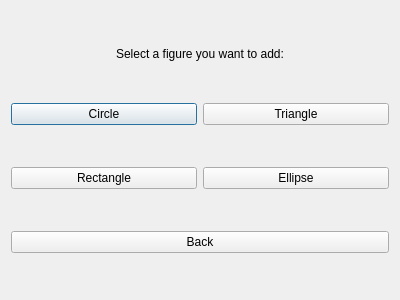
<?xml version="1.0" encoding="UTF-8"?>
<ui version="4.0">
 <class>Dialog_AddNewFigure</class>
 <widget class="QDialog" name="Dialog_AddNewFigure">
  <property name="geometry">
   <rect>
    <x>0</x>
    <y>0</y>
    <width>400</width>
    <height>300</height>
   </rect>
  </property>
  <property name="windowTitle">
   <string>Add new figure</string>
  </property>
  <layout class="QGridLayout" name="gridLayout_2">
   <item row="1" column="0">
    <widget class="QPushButton" name="btn_addCircle">
     <property name="text">
      <string>Circle</string>
     </property>
    </widget>
   </item>
   <item row="2" column="0">
    <widget class="QPushButton" name="btn_addRect">
     <property name="text">
      <string>Rectangle</string>
     </property>
    </widget>
   </item>
   <item row="3" column="0" colspan="2">
    <widget class="QPushButton" name="btn_back">
     <property name="text">
      <string>Back</string>
     </property>
    </widget>
   </item>
   <item row="2" column="1">
    <widget class="QPushButton" name="btn_addEllipse">
     <property name="text">
      <string>Ellipse</string>
     </property>
    </widget>
   </item>
   <item row="1" column="1">
    <widget class="QPushButton" name="btn_addTriangle">
     <property name="text">
      <string>Triangle</string>
     </property>
    </widget>
   </item>
   <item row="0" column="0" colspan="2">
    <widget class="QLabel" name="label">
     <property name="sizePolicy">
      <sizepolicy hsizetype="Preferred" vsizetype="Fixed">
       <horstretch>0</horstretch>
       <verstretch>0</verstretch>
      </sizepolicy>
     </property>
     <property name="text">
      <string>Select a figure you want to add:</string>
     </property>
     <property name="alignment">
      <set>Qt::AlignCenter</set>
     </property>
     <property name="margin">
      <number>0</number>
     </property>
    </widget>
   </item>
  </layout>
 </widget>
 <resources/>
 <connections>
  <connection>
   <sender>btn_back</sender>
   <signal>clicked()</signal>
   <receiver>Dialog_AddNewFigure</receiver>
   <slot>close()</slot>
   <hints>
    <hint type="sourcelabel">
     <x>130</x>
     <y>237</y>
    </hint>
    <hint type="destinationlabel">
     <x>165</x>
     <y>275</y>
    </hint>
   </hints>
  </connection>
 </connections>
</ui>
